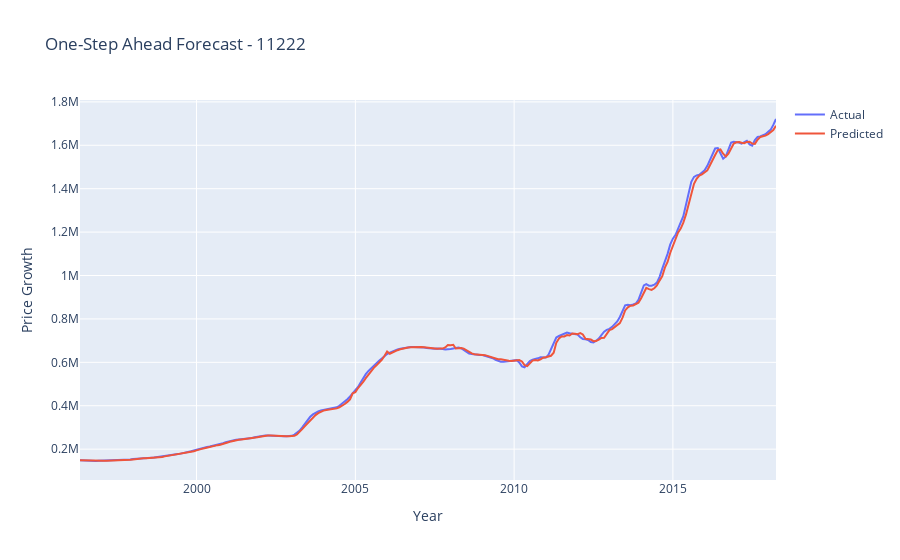

Notebook code cell kept with this figure:
### Code cell
import plotly.graph_objects as go

# Filter the data for the 10128 zip code
zip_data = df_ny_long[df_ny_long['Zipcode'] == 11222]

# Split the data into train and test sets
test_start_date = '2018-05-01'  # Define your test start date here
train_data = zip_data[zip_data['time'] < test_start_date]
test_data = zip_data[zip_data['time'] >= test_start_date]

# Prepare the training and test sets
X_train = train_data.drop(['value', 'time'], axis=1)
y_train = train_data['value']
X_test = test_data.drop(['value', 'time'], axis=1)
y_test = test_data['value']

# Create and train the random forest model
model = RandomForestRegressor(n_estimators=100, random_state=42)
model.fit(X_train, y_train)

# Make one-step ahead predictions on the training set
predictions = []
for i in range(1, len(X_train)):
    input_data = X_train.iloc[i-1:i]  # Use the previous observation as input
    prediction = model.predict(input_data)[0]  # Make a single prediction
    predictions.append(prediction)

# Create a figure
fig = go.Figure()

# Add actual values trace
fig.add_trace(go.Scatter(
    x=train_data['time'][1:],  # Exclude the first data point as there is no previous prediction for it
    y=y_train[1:],
    mode='lines',
    name='Actual'
))

# Add predicted values trace
fig.add_trace(go.Scatter(
    x=train_data['time'][1:],  # Exclude the first data point as there is no previous prediction for it
    y=predictions,
    mode='lines',
    name='Predicted'
))

# Set layout options
fig.update_layout(
    title='One-Step Ahead Forecast - 11222',
    xaxis_title='Year',
    yaxis_title='Price Growth'
)

# Show the plot
fig.show()

### Figure 1 — Plotly figure (JSON) as saved in the notebook; plotly's stock layout.template omitted (floating-point values rounded to 4 significant figures; data arrays with more than 128 entries replaced by an {"elided": "..."} marker saying what was removed)
{"data": [{"mode": "lines", "name": "Actual", "type": "scatter", "x": {"elided": "264 str values"}, "y": {"elided": "264 int values"}}, {"mode": "lines", "name": "Predicted", "type": "scatter", "x": {"elided": "264 str values"}, "y": {"elided": "264 int values"}}], "layout": {"title": {"text": "One-Step Ahead Forecast - 11222"}, "xaxis": {"title": {"text": "Year"}}, "yaxis": {"title": {"text": "Price Growth"}}}}
